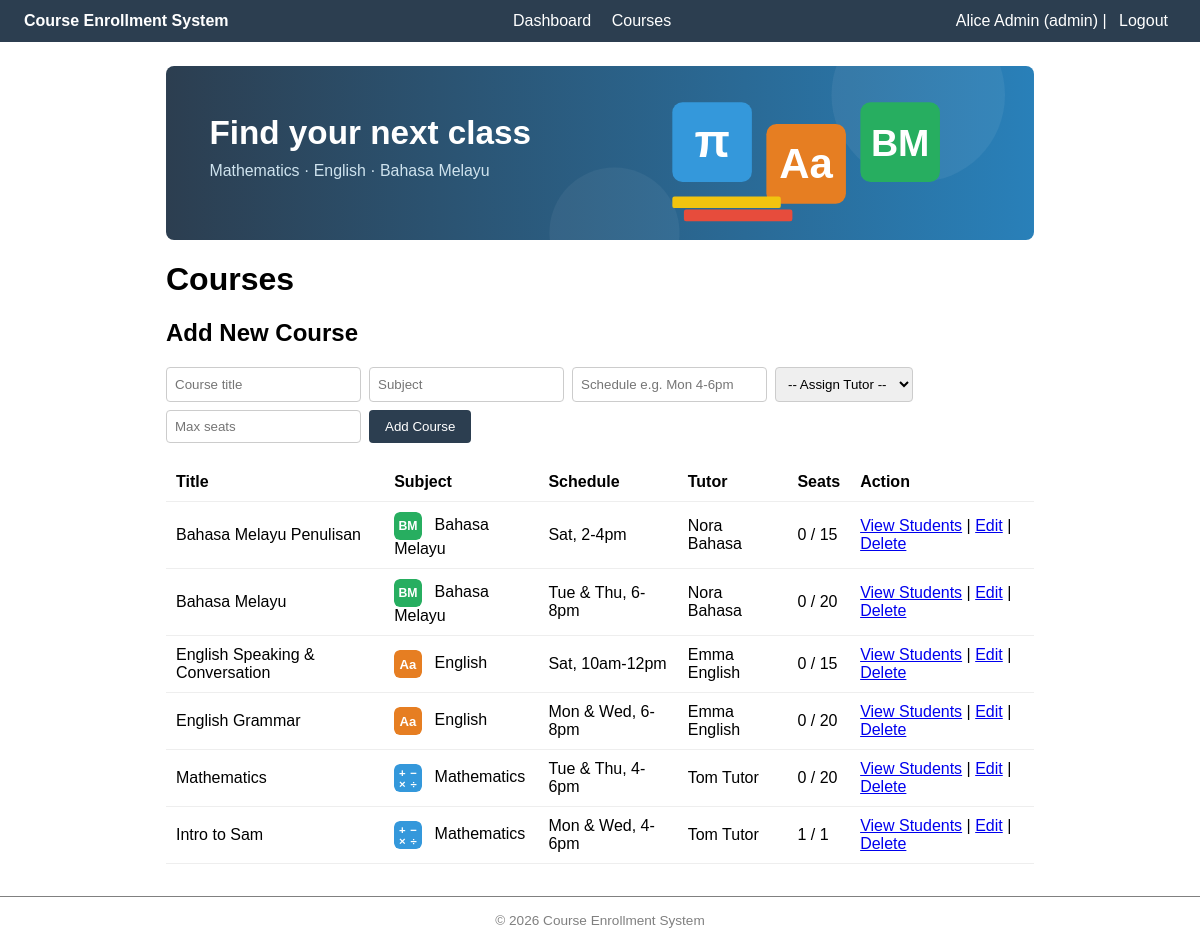
Screenshot of /courses.php (signed in) with the database file from the repository.
### tables this page shows
CREATE TABLE courses (
    id INT UNSIGNED AUTO_INCREMENT PRIMARY KEY,
    title VARCHAR(150) NOT NULL,
    subject VARCHAR(100) NOT NULL,
    schedule VARCHAR(100) NOT NULL,
    tutor_id INT UNSIGNED NOT NULL,
    max_seats INT UNSIGNED NOT NULL DEFAULT 20,
    created_at TIMESTAMP NOT NULL DEFAULT CURRENT_TIMESTAMP,
    CONSTRAINT fk_courses_tutor
        FOREIGN KEY (tutor_id) REFERENCES users(id)
        ON DELETE RESTRICT ON UPDATE CASCADE,
    INDEX idx_courses_tutor (tutor_id)
);

CREATE TABLE users (
    id INT UNSIGNED AUTO_INCREMENT PRIMARY KEY,
    name VARCHAR(100) NOT NULL,
    email VARCHAR(190) NOT NULL UNIQUE,
    password VARCHAR(255) NOT NULL,
    role ENUM('admin', 'tutor', 'student') NOT NULL,
    created_at TIMESTAMP NOT NULL DEFAULT CURRENT_TIMESTAMP
);

### courses.php (the view, shortened to what this page needs)
<?php
require_once __DIR__ . '/header.php';
    ?>
    <?php
$courses = $pdo->query("
    SELECT c.*, u.name AS tutor_name,
           (SELECT COUNT(*) FROM enrollments e WHERE e.course_id = c.id) AS seats_taken
    FROM courses c
    JOIN users u ON c.tutor_id = u.id
    ORDER BY c.id DESC
")->fetchAll();
$subjectIcons = [
    'Mathematics' => 'images/subject-math.svg',
    'English' => 'images/subject-english.svg',
    'Bahasa Melayu' => 'images/subject-bm.svg',
];
?>
<img src="images/courses-banner.svg" alt="Find your next class: Mathematics, English and Bahasa Melayu" class="page-banner">
<h1>Courses</h1>
<?php if ($role === 'admin'): ?>
    <h2>Add New Course</h2>
    <form method="POST" action="courses.php" class="inline-form">
        <input type="text" name="title" placeholder="Course title" required>
        <input type="text" name="subject" placeholder="Subject" required>
        <input type="text" name="schedule" placeholder="Schedule e.g. Mon 4-6pm" required>
        <select name="tutor_id" required>
            <option value="">-- Assign Tutor --</option>
        </select>
        <input type="number" name="max_seats" placeholder="Max seats" min="1" required>
        <button type="submit">Add Course</button>
    </form>
<?php endif; ?>
<?php if (empty($courses)): ?>
    <p>No courses available.</p>
<?php else: ?>
<table>
    <tr>
        <th>Title</th><th>Subject</th><th>Schedule</th><th>Tutor</th><th>Seats</th><th>Action</th>
    </tr>
    <?php foreach ($courses as $c): ?>
        <tr>
            <td><?= htmlspecialchars($c['title'], ENT_QUOTES, 'UTF-8') ?></td>
            <td>
                <img src="<?= $subjectIcons[$c['subject']] ?? 'images/subject-default.svg' ?>" alt="" class="subject-icon">
                <?= htmlspecialchars($c['subject'], ENT_QUOTES, 'UTF-8') ?>
            </td>
            <td><?= htmlspecialchars($c['schedule'], ENT_QUOTES, 'UTF-8') ?></td>
            <td><?= htmlspecialchars($c['tutor_name'], ENT_QUOTES, 'UTF-8') ?></td>
            <td><?= (int) $c['seats_taken'] ?> / <?= (int) $c['max_seats'] ?></td>
            <td>
                <?php if ($role === 'admin'): ?>
                    <a href="courses.php?view=students&amp;course_id=<?= (int) $c['id'] ?>">View Students</a> |
                    <a href="courses.php?view=edit&amp;course_id=<?= (int) $c['id'] ?>">Edit</a> |
                    <a href="courses.php?delete=<?= (int) $c['id'] ?>" onclick="return confirm('Delete this course?')">Delete</a>
                <?php elseif ($role === 'guest'): ?>
                    <a href="auth/login.php">Login to enroll</a>
                <?php else: ?>
                    —
                <?php endif; ?>
            </td>
        </tr>
    <?php endforeach; ?>
</table>
<?php endif; ?>
<?php require __DIR__ . '/footer.php'; ?>

### style.css (style rules this page uses)
* { box-sizing: border-box; }
body { font-family: Arial, sans-serif; margin: 0; max-width: 100%; background-color: #fff; color: black; }
.form-box button, .inline-form button { margin-top: 16px; padding: 10px; width: 100%; background: #2c3e50; color: white; border: none; border-radius: 4px; cursor: pointer; }
.inline-form { display: flex; gap: 8px; flex-wrap: wrap; margin-bottom: 20px; }
.inline-form input, .inline-form select { padding: 8px; border: 1px solid #ccc; border-radius: 4px; }
.inline-form button { width: auto; margin-top: 0; padding: 8px 16px; }
table { width: 100%; border-collapse: collapse; background: white; }
th, td { padding: 10px; border-bottom: 1px solid #eee; text-align: left; }
th { background: #fff; }
.page-banner { width: 100%; display: block; border-radius: 8px; margin-bottom: 16px; }
.subject-icon { width: 28px; height: 28px; vertical-align: middle; margin-right: 8px; border-radius: 6px; }

### rows the page displays
courses: title "Bahasa Melayu Penulisan", subject "Bahasa Melayu", schedule "Sat, 2-4pm", tutor.name "Nora Bahasa", seats_taken "0", max_seats "15"
courses: title "Bahasa Melayu", subject "Bahasa Melayu", schedule "Tue & Thu, 6-8pm", tutor.name "Nora Bahasa", seats_taken "0", max_seats "20"
courses: title "English Speaking & Conversation", subject "English", schedule "Sat, 10am-12pm", tutor.name "Emma English", seats_taken "0", max_seats "15"
courses: title "English Grammar", subject "English", schedule "Mon & Wed, 6-8pm", tutor.name "Emma English", seats_taken "0", max_seats "20"
courses: title "Mathematics", subject "Mathematics", schedule "Tue & Thu, 4-6pm", tutor.name "Tom Tutor", seats_taken "0", max_seats "20"
courses: title "Intro to Sam", subject "Mathematics", schedule "Mon & Wed, 4-6pm", tutor.name "Tom Tutor", seats_taken "1", max_seats "1"

### other values shown
$name "Alice Admin"
$role "admin"
